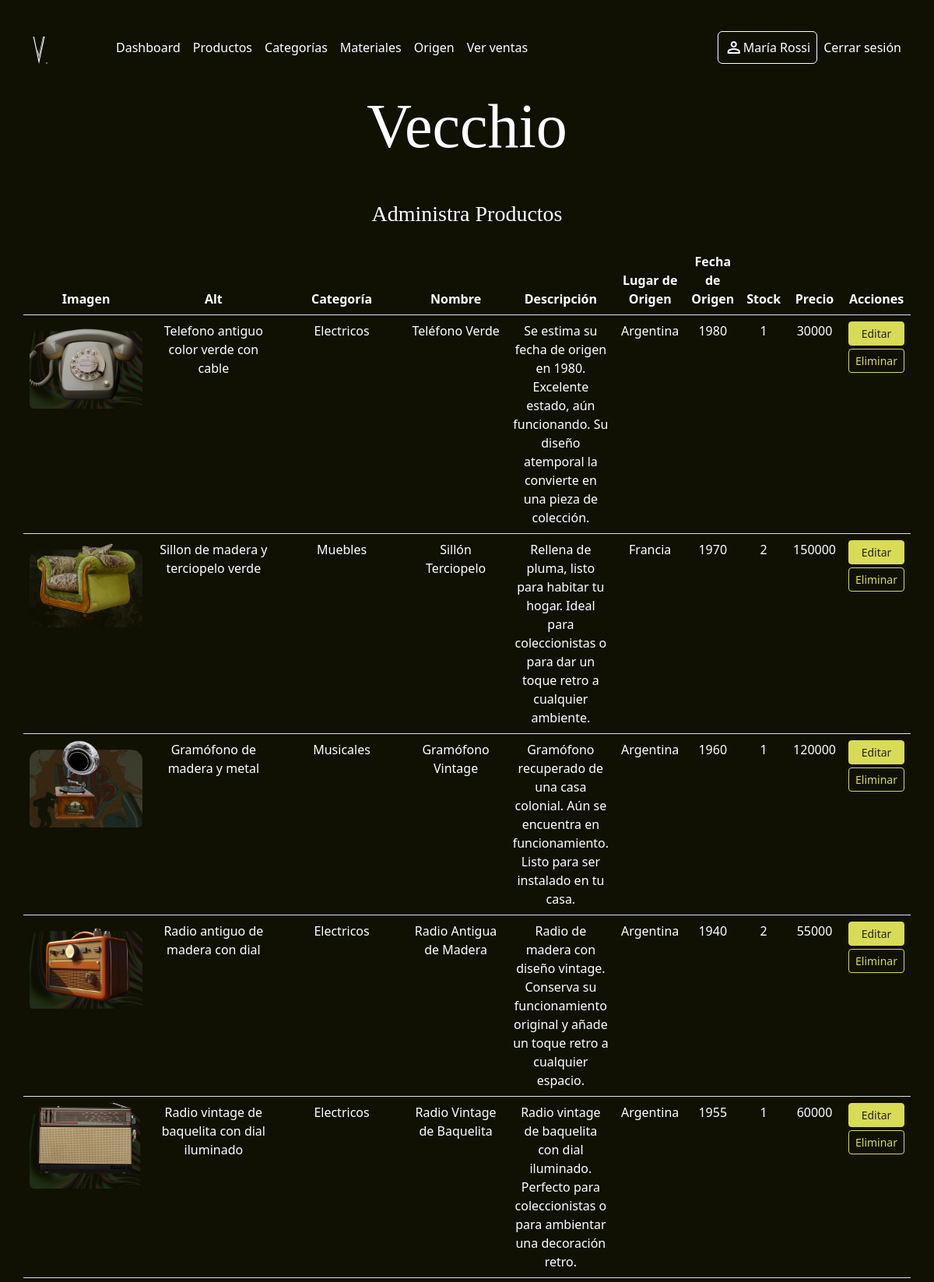
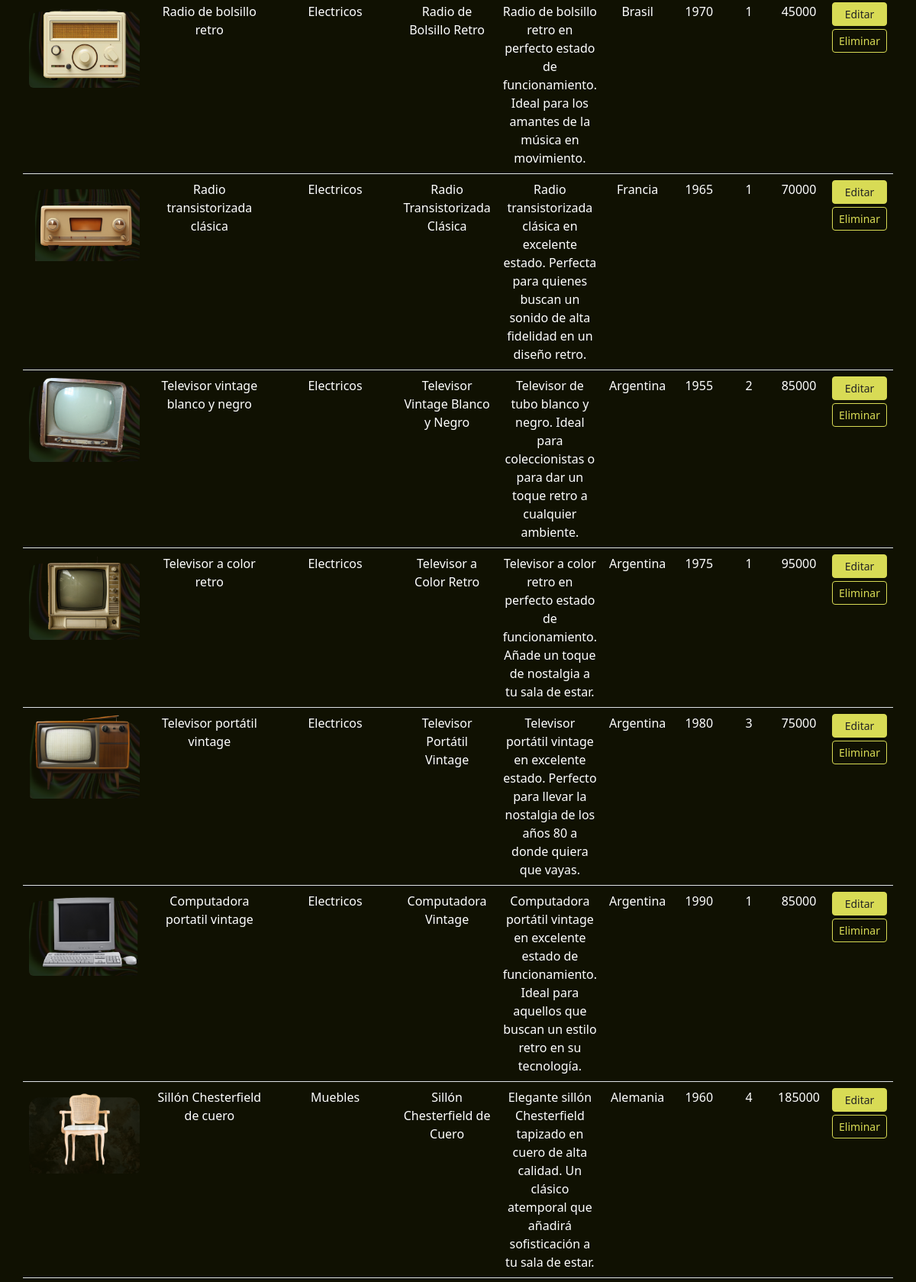
The app's page /admin/index.php?sec=admin_producto (signed in, upper part) with its own data (2 pictures, top to bottom).
### tables this page shows
CREATE TABLE `productos` (
  `id` int(10) UNSIGNED NOT NULL,
  `categoria_id` int(10) UNSIGNED NOT NULL,
  `nombre` varchar(256) NOT NULL,
  `descripcion` varchar(256) NOT NULL,
  `precio` decimal(11,2) NOT NULL,
  `fecha_origen` year(4) NOT NULL,
  `lugar_origen_id` int(10) UNSIGNED NOT NULL,
  `stock` int(10) UNSIGNED NOT NULL,
  `img` varchar(256) NOT NULL,
  `alt` varchar(256) NOT NULL
);

CREATE TABLE `categoria` (
  `id` int(10) UNSIGNED NOT NULL,
  `nombre` varchar(256) NOT NULL,
  `descripcion` varchar(256) NOT NULL
);

CREATE TABLE `origen` (
  `id` int(10) UNSIGNED NOT NULL,
  `nombre` varchar(256) NOT NULL,
  `descripcion` varchar(256) NOT NULL
);

### classes/Producto.php (called while the page is built, shortened)
<?PHP
class Producto
{
    private int $id;
    private Categoria $categoria;
    private string $nombre;
    private string $descripcion;
    private float $precio;
    private int $fecha_origen;
    private Origen $lugar_origen;
    private int $stock;
    private string $img;
    private string $alt;
    private static $creaValores = ['id', 'nombre', 'descripcion', 'precio', 'fecha_origen', 'stock', 'img', 'alt'];
    private static function creaProducto($productoData): Producto
    {
        $producto = new self();
        foreach (self::$creaValores as $valor) {
            $producto->{$valor} = $productoData[$valor];
        }
        $producto->categoria = Categoria::get_x_id($productoData['categoria_id']);
        $producto->lugar_origen = Origen::get_x_id($productoData['lugar_origen_id']);
        $materialesId =
            !empty($productoData['materiales']) ?
            explode(",", $productoData['materiales']) : [];
        $materiales = [];
        foreach ($materialesId as $MId) {
            $materiales[] = Material::get_x_id($MId);
        }
        $producto->materiales = $materiales;
        return $producto;
    }
    public static function catalogoCompleto(): array
    {
        $conexion = Conexion::getConexion();
        $query = "SELECT
        productos.*,
        GROUP_CONCAT(producto_x_material.material_id) AS materiales
        FROM productos
        LEFT JOIN producto_x_material AS producto_x_material ON productos.id = producto_x_material.producto_id
        GROUP BY productos.id";
        $PDOStatement = $conexion->prepare($query);
        $PDOStatement->setFetchMode(PDO::FETCH_ASSOC);
        $PDOStatement->execute();
        while ($result = $PDOStatement->fetch()) {
            $catalogoCompleto[] = self::creaProducto($result);
        }
        return $catalogoCompleto;
    }
    public function getId()
    {
        return $this->id;
    }
    public function getCategoria()
    {
        return $this->categoria->getNombre();
    }
    public function getNombre()
    {
        return $this->nombre;
    }
    public function getDescripcion()
    {
        return $this->descripcion;
    }
    public function getPrecio()
    {
        return $this->precio;
    }
    public function getFecha_origen()
    {
        return $this->fecha_origen;
    }
    public function getLugar_origen()
    {
        return $this->lugar_origen->getNombre();
    }
    public function getStock()
    {
        return $this->stock;
    }
    public function getImg()
    {
        return $this->img;
    }
    public function getAlt()
    {
        return $this->alt;
    }
}

### classes/Categoria.php (called while the page is built, shortened)
<?PHP
class Categoria
{
    private $nombre;
    public static function get_x_id(int $id): ?Categoria
    {
        $conexion = Conexion::getConexion();
        $query = "SELECT * FROM categoria WHERE id = ?";
        $PDOStatement = $conexion->prepare($query);
        $PDOStatement->setFetchMode(PDO::FETCH_CLASS, self::class);
        $PDOStatement->execute([$id]);
        $resultado = $PDOStatement->fetch();
        return $resultado ? $resultado : null;
    }
    public function getNombre()
    {
        return $this->nombre;
    }
}

### classes/Origen.php (called while the page is built, shortened)
<?PHP
class Origen
{
    private $nombre;
    public static function get_x_id(int $id): ?Origen
    {
        $conexion = Conexion::getConexion();
        $query = "SELECT * FROM origen WHERE id = ?";
        $PDOStatement = $conexion->prepare($query);
        $PDOStatement->setFetchMode(PDO::FETCH_CLASS, self::class);
        $PDOStatement->execute([$id]);
        $resultado = $PDOStatement->fetch();
        return $resultado ? $resultado : null;
    }
    public function getNombre()
    {
        return $this->nombre;
    }
}

### classes/Material.php (called while the page is built, shortened)
<?PHP
class Material
{
    public static function get_x_id(int $id): ?Material
    {
        $conexion = (new Conexion())->getConexion();
        $query = "SELECT * FROM materiales WHERE id = ?";
        $PDOStatement = $conexion->prepare($query);
        $PDOStatement->setFetchMode(PDO::FETCH_CLASS, self::class);
        $PDOStatement->execute([$id]);
        $resultado = $PDOStatement->fetch();
        return $resultado ? $resultado : null;
    }
}

### admin/views/admin_producto.php (the view, shortened to what this page needs)
<?PHP
$productos = Producto::catalogoCompleto();
?>
<h2 class="mt-3 mt-md-5 fs-3">Administra Productos</h2>
<div class="row mb-5 d-flex align-items-center">
    <table class="table mt-3">
        <thead>
            <tr>
                <th scope="col" width="15%">Imagen</th>
                <th scope="col" width="15%">Alt</th>
                <th scope="col" width="15%">Categoría</th>
                <th scope="col">Nombre</th>
                <th scope="col">Descripción</th>
                <th scope="col">Lugar de Origen</th>
                <th scope="col">Fecha de Origen</th>
                <th scope="col">Stock</th>
                <th scope="col">Precio</th>
                <th scope="col">Acciones</th>
            </tr>
        </thead>
        <tbody>
            <?PHP foreach ($productos as $producto) { ?>
                <tr>
                    <td><img src="../imagenes/productos/<?= $producto->getImg() ?>" alt="<?= $producto->getAlt() ?>" class="card-img-top rounded"> </td>
                    <td><?= $producto->getAlt() ?></td>
                    <td><?= $producto->getCategoria() ?></td>
                    <td><?= $producto->getNombre() ?></td>
                    <td><?= $producto->getDescripcion() ?></td>
                    <td><?= $producto->getLugar_origen() ?></td>
                    <td><?= $producto->getFecha_origen() ?></td>
                    <td><?= $producto->getStock() ?></td>
                    <td><?= $producto->getPrecio() ?></td>
                    <td>
                        <a href="index.php?sec=edit_producto&id=<?= $producto->getId() ?>" role="button" class="d-block btn btn-sm btn-primary btn-acento mb-1">Editar</a>
                        <a href="index.php?sec=delete_producto&id=<?= $producto->getId() ?>" role="button" class="d-block btn btn-sm btn-outline-primary">Eliminar</a>
                    </td>
                </tr>
            <?PHP } ?>
        </tbody>
    </table>
</div>

### admin/index.php (shortened to what this page needs)
<?PHP
$secciones_validas = [
  "dashboard" => [
    "titulo" => "Panel de Administración",
    "restringido" => TRUE
  ], "comprasrealizadas" => [
    "titulo" => "Historial de ventas",
    "restringido" => TRUE
  ],"admin_producto" => [
    "titulo" => "Administración de Productos",
    "restringido" => TRUE
  ], "admin_material" => [
    "titulo" => "Administración de Materiales",
    "restringido" => TRUE
  ], "admin_origen" => [
    "titulo" => "Administración de Lugar de Origen",
    "restringido" => TRUE
  ], "admin_categoria" => [
    "titulo" => "Administración de Categorías",
    "restringido" => TRUE
  ], "add_origen" => [
    "titulo" => "Agregar un lugar de Origen",
    "restringido" => TRUE
  ], "add_producto" => [
    "titulo" => "Agregar un Producto",
    "restringido" => TRUE
  ], "add_material" => [
    "titulo" => "Agregar un Material",
    "restringido" => TRUE
  ], "add_categoria" => [
    "titulo" => "Agregar una Categoría",
    "restringido" => TRUE
  ], "edit_categoria" => [
    "titulo" => "Editar una Categoría",
    "restringido" => TRUE
  ], "edit_origen" => [
    "titulo" => "Editar un lugar de origen",
    "restringido" => TRUE
  ], "edit_material" => [
    "titulo" => "Editar un material",
    "restringido" => TRUE
  ], "edit_producto" => [
    "titulo" => "Editar un producto",
    "restringido" => TRUE
  ], "delete_categoria" => [
    "titulo" => "Eliminar una Categoría",
    "restringido" => TRUE
  ], "delete_material" => [
    "titulo" => "Eliminar un Material",
    "restringido" => TRUE
  ], "delete_origen" => [
    "titulo" => "Eliminar un Origen",
    "restringido" => TRUE
  ], "delete_producto" => [
    "titulo" => "Eliminar un Producto",
    "restringido" => TRUE
  ], "login" => [
    "titulo" => "Inicia sesión",
    "restringido" => FALSE
  ]
];
$seccion = $_GET['sec'] ?? "dashboard";
if (!array_key_exists($seccion, $secciones_validas)) {
  $vista = "404";
  $titulo = "Error 404";
} else {
  $vista = $seccion;
}
$userData = $_SESSION['usuarioLogueado'] ?? FALSE;
?>
<!DOCTYPE html>
<html lang="es">
<head>
  <link href="https://cdn.jsdelivr.net/npm/bootstrap@5.3.0/dist/css/bootstrap.min.css" rel="stylesheet">
  <link rel="stylesheet" href="../estilos/estilo.css">
</head>
<body class="body-panel">
  <header class="container-fluid text-center mt-4">
    <nav class="container-fluid navbar navbar-expand-lg sticky-top mb-3">
      <div class="container m-auto">
        <a class="navbar-brand marca fw-bolder fs-2 admin" href="../index.php?sec=inicio">
          <img src="../imagenes/marca/logolargo.svg" alt="Logo" class="d-inline-block align-text-middle ">
        </a>
        <div class="collapse navbar-collapse" id="navbarText">
          <ul class="navbar-nav me-auto mb-2 mb-lg-0">
            <li class="nav-item">
              <a class="nav-link" href="index.php?sec=dashboard">Dashboard</a>
            </li>
            <li class="nav-item">
              <a class="nav-link" href="index.php?sec=admin_producto">Productos</a>
            </li>
            <li class="nav-item">
              <a class="nav-link" href="index.php?sec=admin_categoria">Categorías</a>
            </li>
            <li class="nav-item">
              <a class="nav-link" href="index.php?sec=admin_material">Materiales</a>
            </li>
            <li class="nav-item">
              <a class="nav-link" href="index.php?sec=admin_origen">Origen</a>
            </li>
            <li class="nav-item">
              <a class="nav-link" href="index.php?sec=comprasrealizadas">Ver ventas</a>
            </li>
          </ul>
          <span class="navbar-text d-flex">
            <?PHP if ($userData) { ?>
              <a class="bg-outline-warning rounded me-2 d-flex" href="../index.php?sec=panelusuario">
                <i class="material-symbols-outlined"> person </i>
                <?= $userData['nombre_completo'] ?? "" ?>
              </a>
            <?PHP } ?>
            <a class="<?= $userData ? "" : "d-none" ?>" href="actions/aut_logout_acc.php">
              Cerrar sesión
            </a>
          </span>
        </div>
      </div>
    </nav>
    <h1 class="display-1"> <span lang="en"> Vecchio </span> </h1>
  </header>
  <main class="container text-center">
    <?PHP
    require_once file_exists("views/$vista.php") ? "views/$vista.php" : "views/404.php";
    ?>
  </main>
</body>
</html>

### estilos/estilo.css (style rules this page uses)
body { background-color: #232323; color: white; }
.body-panel { background-color: rgb(16, 17, 2); }
h1, h2, h3 { font-family: "deconico"; }
li { list-style-position: outside; list-style: none; font-weight: normal; }
a { text-decoration: none; color: white; }
.marca { padding-right: 2em; }
.nav-link { color: white; }
.navbar-text a, .navbar-text a:focus, .navbar-text { color: white; align-items: center; }
.btn-acento { background-color: #D8DB55; border-color: #D8DB55; color: #232323; }
.btn-outline-primary { --bs-btn-color: #D8DB55; --bs-btn-border-color: #D8DB55; --bs-btn-hover-color: #232323; --bs-btn-hover-bg: #D8DB55; --bs-btn-hover-border-color: #D8DB55; --bs-btn-focus-shadow-rgb: 13, 110, 253; --bs-btn-active-color: #fff; --bs-btn-active-bg: #D8DB55; --bs-btn-active-border-color: #D8DB55; --bs-btn-active-shadow: inset 0 3px 5px rgba(0, 0, 0, 0.125); --bs-btn-disabled-color: #D8DB55; --bs-btn-disabled-bg: transparent; --bs-btn-disabled-border-color: #D8DB55; --bs-gradient: none; }
.bg-outline-warning { border-color: #D8DB55; border: solid; padding: 0.5rem; border-width: thin; }
@media screen and (min-width:1000px) { body { position: relative; padding-bottom: 200px; min-height: 100vh; } }
.admin { color: white; }
.table { --bs-table-bg: rgb(16, 17, 2); --bs-table-color: #fff; }

### records on screen
productos: img (picture), alt "Telefono antiguo color verde con cable", categoria.nombre "Electricos", nombre "Teléfono Verde", descripcion "Se estima su fecha de origen en 1980. Excelente estado, aún funcionando. Su diseño atemporal la convierte en una pieza de colección.", lugar_origen.nombre "Argentina", fecha_origen "1980", stock "1", precio "30000"
productos: img (picture), alt "Sillon de madera y terciopelo verde", categoria.nombre "Muebles", nombre "Sillón Terciopelo", descripcion "Rellena de pluma, listo para habitar tu hogar. Ideal para coleccionistas o para dar un toque retro a cualquier ambiente.", lugar_origen.nombre "Francia", fecha_origen "1970", stock "2", precio "150000"
productos: img (picture), alt "Gramófono de madera y metal", categoria.nombre "Musicales", nombre "Gramófono Vintage", descripcion "Gramófono recuperado de una casa colonial. Aún se encuentra en funcionamiento. Listo para ser instalado en tu casa.", lugar_origen.nombre "Argentina", fecha_origen "1960", stock "1", precio "120000"
productos: img (picture), alt "Radio antiguo de madera con dial", categoria.nombre "Electricos", nombre "Radio Antigua de Madera", descripcion "Radio de madera con diseño vintage. Conserva su funcionamiento original y añade un toque retro a cualquier espacio.", lugar_origen.nombre "Argentina", fecha_origen "1940", stock "2", precio "55000"
productos: img (picture), alt "Radio vintage de baquelita con dial iluminado", categoria.nombre "Electricos", nombre "Radio Vintage de Baquelita", descripcion "Radio vintage de baquelita con dial iluminado. Perfecto para coleccionistas o para ambientar una decoración retro.", lugar_origen.nombre "Argentina", fecha_origen "1955", stock "1", precio "60000"
productos: img (picture), alt "Radio de bolsillo retro", categoria.nombre "Electricos", nombre "Radio de Bolsillo Retro", descripcion "Radio de bolsillo retro en perfecto estado de funcionamiento. Ideal para los amantes de la música en movimiento.", lugar_origen.nombre "Brasil", fecha_origen "1970", stock "1", precio "45000"
productos: img (picture), alt "Radio transistorizada clásica", categoria.nombre "Electricos", nombre "Radio Transistorizada Clásica", descripcion "Radio transistorizada clásica en excelente estado. Perfecta para quienes buscan un sonido de alta fidelidad en un diseño retro.", lugar_origen.nombre "Francia", fecha_origen "1965", stock "1", precio "70000"
productos: img (picture), alt "Televisor vintage blanco y negro", categoria.nombre "Electricos", nombre "Televisor Vintage Blanco y Negro", descripcion "Televisor de tubo blanco y negro. Ideal para coleccionistas o para dar un toque retro a cualquier ambiente.", lugar_origen.nombre "Argentina", fecha_origen "1955", stock "2", precio "85000"
productos: img (picture), alt "Televisor a color retro", categoria.nombre "Electricos", nombre "Televisor a Color Retro", descripcion "Televisor a color retro en perfecto estado de funcionamiento. Añade un toque de nostalgia a tu sala de estar.", lugar_origen.nombre "Argentina", fecha_origen "1975", stock "1", precio "95000"
productos: img (picture), alt "Televisor portátil vintage", categoria.nombre "Electricos", nombre "Televisor Portátil Vintage", descripcion "Televisor portátil vintage en excelente estado. Perfecto para llevar la nostalgia de los años 80 a donde quiera que vayas.", lugar_origen.nombre "Argentina", fecha_origen "1980", stock "3", precio "75000"
productos: img (picture), alt "Computadora portatil vintage", categoria.nombre "Electricos", nombre "Computadora Vintage", descripcion "Computadora portátil vintage en excelente estado de funcionamiento. Ideal para aquellos que buscan un estilo retro en su tecnología.", lugar_origen.nombre "Argentina", fecha_origen "1990", stock "1", precio "85000"
productos: img (picture), alt "Sillón Chesterfield de cuero", categoria.nombre "Muebles", nombre "Sillón Chesterfield de Cuero", descripcion "Elegante sillón Chesterfield tapizado en cuero de alta calidad. Un clásico atemporal que añadirá sofisticación a tu sala de estar.", lugar_origen.nombre "Alemania", fecha_origen "1960", stock "4", precio "185000"

### other values on screen
$userData['nombre_completo'] "María Rossi"
